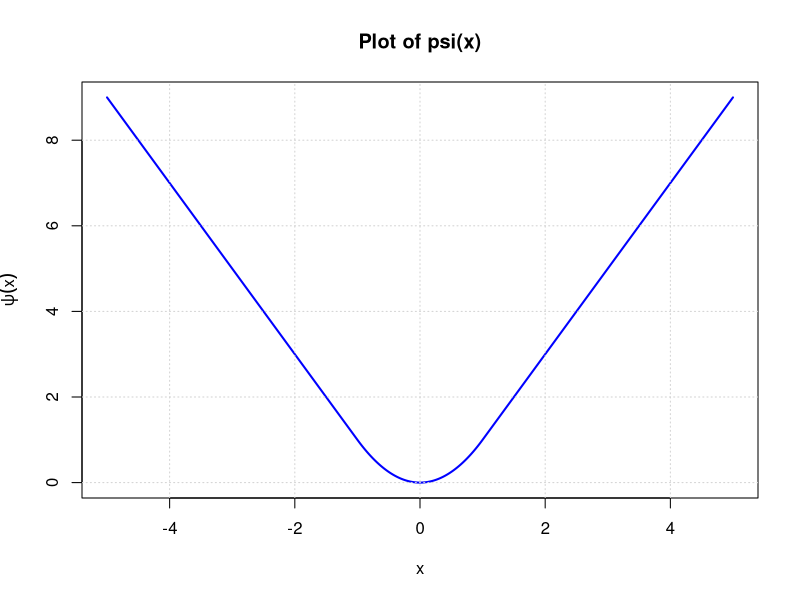
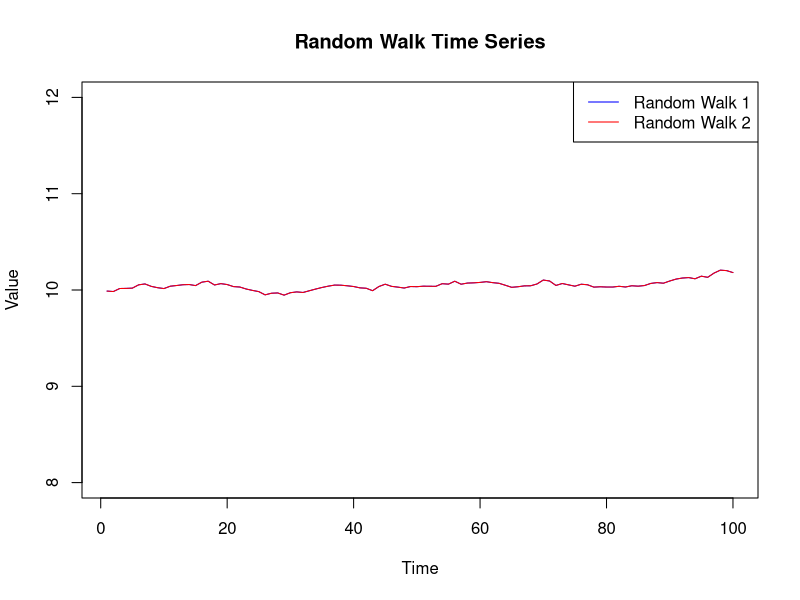

Source code (R) for these figures, in order:
## ---- chunk 1
knitr::opts_chunk$set(echo = TRUE)
library(foreach)
library(doParallel)
library(parallel)
## ---- chunk 2
# 定义函数
psi <- function(x) {
  ifelse(abs(x) <= 1, x^2, 2*abs(x) - 1)
}

# 生成 x 值
x <- seq(-5, 5, length.out = 1000)

# 计算 y 值
y <- psi(x)

# 绘制图像
plot(x, y, type = "l", col = "blue", lwd = 2, 
     xlab = "x", ylab = expression(psi(x)),
     main = "Plot of psi(x)")

# 添加网格线
grid()
## ---- chunk 3
# 定义函数计算 S_kn
S_kn <- function(k, n) {
  sum <- sum(1/(1:n)^k)
  return(sum)
}

# 定义 n 和 k 的取值
n <- 5000000
k_values <- 2:21

# 计算 S_kn 并输出结果
no_parallel_times <- numeric(length(k_values))
parallel_times <- numeric(length(k_values))

# 不使用并行
start_time <- Sys.time()  # 记录开始时间
S_kn_values_no_parallel <- sapply(k_values, function(k) S_kn(k, n))
end_time <- Sys.time()  # 记录结束时间
no_parallel_time <- end_time - start_time  # 计算运行时间

# 使用并行
start_time <- Sys.time()  # 记录开始时间
S_kn_values_parallel <- unlist(parallel::mclapply(k_values, function(k) S_kn(k, n)))
end_time <- Sys.time()  # 记录结束时间
parallel_time <- end_time - start_time  # 计算运行时间

# 输出结果
result <- data.frame(k_values, S_kn_values_no_parallel, S_kn_values_parallel)
print(result)
cat("No parallel time:", no_parallel_time, "\n")
cat("Parallel time:", parallel_time, "\n")
## ---- chunk 4
# 定义函数生成随机游走时间序列
random_walk <- function(N, x_0, mu, variance) {
  set.seed(123)  # 设置随机种子
  z <- rnorm(N, mean = 0, sd = sqrt(variance))  # 生成服从标准正态分布的随机数
  X <- x_0 + (1:N) * mu + cumsum(z)  # 计算随机游走时间序列
  return(X)
}

# 生成两个长度为100的随机游走时间序列
N <- 100
x_0 <- 10
mu <- 0
variance <- 0.0004

random_walk_1 <- random_walk(N, x_0, mu, variance)
random_walk_2 <- random_walk(N, x_0, mu, variance)

# 绘制随机游走时间序列的图像
plot(1:N, random_walk_1, type = "l", col = "blue", xlab = "Time", ylab = "Value", ylim = c(8, 12), main = "Random Walk Time Series")
lines(1:N, random_walk_2, col = "red")
legend("topright", legend = c("Random Walk 1", "Random Walk 2"), col = c("blue", "red"), lty = 1)

